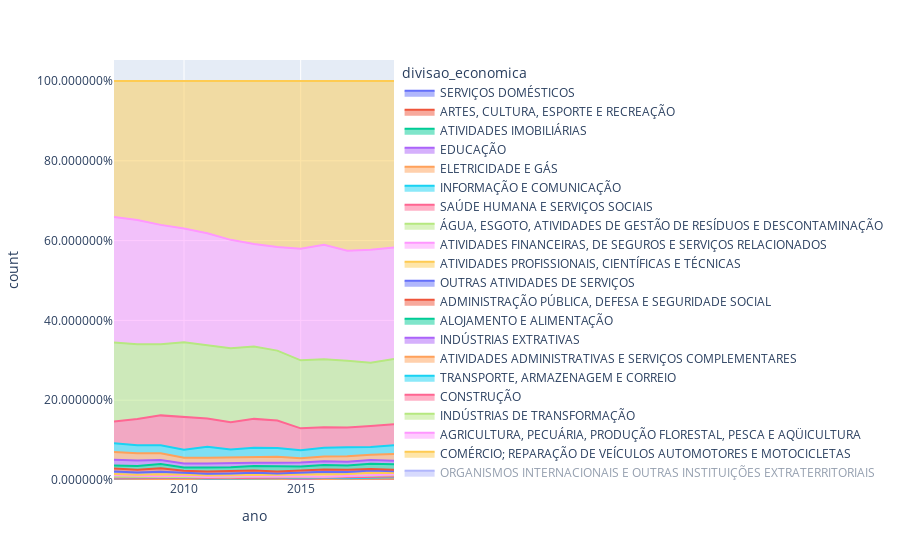

Here is the notebook cell this chart was saved with:
### Code cell
fig = px.area(dd, x="ano", y="count", color="divisao_economica", groupnorm='fraction')
fig.update_layout(yaxis_tickformat='%') 
fig.show()

### Figure 1 — Plotly figure (JSON) as saved in the notebook; plotly's stock layout.template omitted (floating-point values rounded to 4 significant figures)
{"data": [{"groupnorm": "fraction", "hovertemplate": "divisao_economica=SERVIÇOS DOMÉSTICOS<br>ano=%{x}<br>count=%{y}<extra></extra>", "legendgroup": "SERVIÇOS DOMÉSTICOS", "line": {"color": "#636efa"}, "mode": "lines", "name": "SERVIÇOS DOMÉSTICOS", "orientation": "v", "showlegend": true, "stackgroup": "1", "type": "scatter", "visible": true, "x": [2007, 2009, 2010, 2014, 2015, 2016], "xaxis": "x", "y": [1, 1, 1, 1, 1, 1], "yaxis": "y"}, {"groupnorm": "fraction", "hovertemplate": "divisao_economica=ARTES, CULTURA, ESPORTE E RECREAÇÃO<br>ano=%{x}<br>count=%{y}<extra></extra>", "legendgroup": "ARTES, CULTURA, ESPORTE E RECREAÇÃO", "line": {"color": "#EF553B"}, "mode": "lines", "name": "ARTES, CULTURA, ESPORTE E RECREAÇÃO", "orientation": "v", "showlegend": true, "stackgroup": "1", "type": "scatter", "x": [2007, 2008, 2009, 2010, 2011, 2012, 2013, 2014, 2015, 2016, 2017, 2018, 2019], "xaxis": "x", "y": [2, 2, 3, 5, 2, 4, 3, 3, 4, 3, 6, 7, 6], "yaxis": "y"}, {"groupnorm": "fraction", "hovertemplate": "divisao_economica=ATIVIDADES IMOBILIÁRIAS<br>ano=%{x}<br>count=%{y}<extra></extra>", "legendgroup": "ATIVIDADES IMOBILIÁRIAS", "line": {"color": "#00cc96"}, "mode": "lines", "name": "ATIVIDADES IMOBILIÁRIAS", "orientation": "v", "showlegend": true, "stackgroup": "1", "type": "scatter", "x": [2007, 2008, 2009, 2010, 2013, 2015, 2016, 2018, 2019], "xaxis": "x", "y": [3, 3, 1, 1, 1, 4, 1, 1, 1], "yaxis": "y"}, {"groupnorm": "fraction", "hovertemplate": "divisao_economica=EDUCAÇÃO<br>ano=%{x}<br>count=%{y}<extra></extra>", "legendgroup": "EDUCAÇÃO", "line": {"color": "#ab63fa"}, "mode": "lines", "name": "EDUCAÇÃO", "orientation": "v", "showlegend": true, "stackgroup": "1", "type": "scatter", "x": [2007, 2008, 2009, 2010, 2011, 2012, 2013, 2014, 2015, 2016, 2017, 2018, 2019], "xaxis": "x", "y": [5, 5, 4, 5, 6, 3, 8, 5, 9, 5, 7, 8, 8], "yaxis": "y"}, {"groupnorm": "fraction", "hovertemplate": "divisao_economica=ELETRICIDADE E GÁS<br>ano=%{x}<br>count=%{y}<extra></extra>", "legendgroup": "ELETRICIDADE E GÁS", "line": {"color": "#FFA15A"}, "mode": "lines", "name": "ELETRICIDADE E GÁS", "orientation": "v", "showlegend": true, "stackgroup": "1", "type": "scatter", "x": [2007, 2008, 2009, 2010, 2011, 2012, 2013, 2014, 2015, 2016, 2017, 2018, 2019], "xaxis": "x", "y": [6, 7, 10, 9, 3, 3, 5, 3, 6, 5, 2, 2, 2], "yaxis": "y"}, {"groupnorm": "fraction", "hovertemplate": "divisao_economica=INFORMAÇÃO E COMUNICAÇÃO<br>ano=%{x}<br>count=%{y}<extra></extra>", "legendgroup": "INFORMAÇÃO E COMUNICAÇÃO", "line": {"color": "#19d3f3"}, "mode": "lines", "name": "INFORMAÇÃO E COMUNICAÇÃO", "orientation": "v", "showlegend": true, "stackgroup": "1", "type": "scatter", "x": [2007, 2008, 2009, 2010, 2011, 2012, 2013, 2014, 2015, 2016, 2017, 2018, 2019], "xaxis": "x", "y": [6, 8, 8, 9, 6, 8, 8, 11, 10, 10, 9, 15, 22], "yaxis": "y"}, {"groupnorm": "fraction", "hovertemplate": "divisao_economica=SAÚDE HUMANA E SERVIÇOS SOCIAIS<br>ano=%{x}<br>count=%{y}<extra></extra>", "legendgroup": "SAÚDE HUMANA E SERVIÇOS SOCIAIS", "line": {"color": "#FF6692"}, "mode": "lines", "name": "SAÚDE HUMANA E SERVIÇOS SOCIAIS", "orientation": "v", "showlegend": true, "stackgroup": "1", "type": "scatter", "x": [2007, 2008, 2009, 2010, 2011, 2012, 2013, 2014, 2015, 2016, 2017, 2018, 2019], "xaxis": "x", "y": [8, 7, 8, 5, 6, 6, 9, 9, 6, 8, 13, 12, 11], "yaxis": "y"}, {"groupnorm": "fraction", "hovertemplate": "divisao_economica=ÁGUA, ESGOTO, ATIVIDADES DE GESTÃO DE RESÍDUOS E DESCONTAMINAÇÃO<br>ano=%{x}<br>count=%{y}<extra></extra>", "legendgroup": "ÁGUA, ESGOTO, ATIVIDADES DE GESTÃO DE RESÍDUOS E DESCONTAMINAÇÃO", "line": {"color": "#B6E880"}, "mode": "lines", "name": "ÁGUA, ESGOTO, ATIVIDADES DE GESTÃO DE RESÍDUOS E DESCONTAMINAÇÃO", "orientation": "v", "showlegend": true, "stackgroup": "1", "type": "scatter", "x": [2007, 2008, 2009, 2010, 2011, 2012, 2013, 2014, 2015, 2016, 2017, 2018, 2019], "xaxis": "x", "y": [13, 10, 12, 11, 11, 13, 13, 11, 8, 8, 15, 12, 17], "yaxis": "y"}, {"groupnorm": "fraction", "hovertemplate": "divisao_economica=ATIVIDADES FINANCEIRAS, DE SEGUROS E SERVIÇOS RELACIONADOS<br>ano=%{x}<br>count=%{y}<extra></extra>", "legendgroup": "ATIVIDADES FINANCEIRAS, DE SEGUROS E SERVIÇOS RELACIONADOS", "line": {"color": "#FF97FF"}, "mode": "lines", "name": "ATIVIDADES FINANCEIRAS, DE SEGUROS E SERVIÇOS RELACIONADOS", "orientation": "v", "showlegend": true, "stackgroup": "1", "type": "scatter", "x": [2007, 2008, 2009, 2010, 2011, 2012, 2013, 2014, 2015, 2016, 2017, 2018, 2019], "xaxis": "x", "y": [19, 12, 6, 12, 9, 13, 5, 5, 2, 5, 7, 11, 11], "yaxis": "y"}, {"groupnorm": "fraction", "hovertemplate": "divisao_economica=ATIVIDADES PROFISSIONAIS, CIENTÍFICAS E TÉCNICAS<br>ano=%{x}<br>count=%{y}<extra></extra>", "legendgroup": "ATIVIDADES PROFISSIONAIS, CIENTÍFICAS E TÉCNICAS", "line": {"color": "#FECB52"}, "mode": "lines", "name": "ATIVIDADES PROFISSIONAIS, CIENTÍFICAS E TÉCNICAS", "orientation": "v", "showlegend": true, "stackgroup": "1", "type": "scatter", "x": [2007, 2008, 2009, 2010, 2011, 2012, 2013, 2014, 2015, 2016, 2017, 2018, 2019], "xaxis": "x", "y": [19, 19, 26, 19, 21, 18, 21, 24, 27, 34, 23, 33, 19], "yaxis": "y"}, {"groupnorm": "fraction", "hovertemplate": "divisao_economica=OUTRAS ATIVIDADES DE SERVIÇOS<br>ano=%{x}<br>count=%{y}<extra></extra>", "legendgroup": "OUTRAS ATIVIDADES DE SERVIÇOS", "line": {"color": "#636efa"}, "mode": "lines", "name": "OUTRAS ATIVIDADES DE SERVIÇOS", "orientation": "v", "showlegend": true, "stackgroup": "1", "type": "scatter", "visible": true, "x": [2007, 2008, 2009, 2010, 2011, 2012, 2013, 2014, 2015, 2016, 2017, 2018, 2019], "xaxis": "x", "y": [34, 31, 35, 22, 21, 21, 26, 20, 26, 34, 28, 32, 23], "yaxis": "y"}, {"groupnorm": "fraction", "hovertemplate": "divisao_economica=ADMINISTRAÇÃO PÚBLICA, DEFESA E SEGURIDADE SOCIAL<br>ano=%{x}<br>count=%{y}<extra></extra>", "legendgroup": "ADMINISTRAÇÃO PÚBLICA, DEFESA E SEGURIDADE SOCIAL", "line": {"color": "#EF553B"}, "mode": "lines", "name": "ADMINISTRAÇÃO PÚBLICA, DEFESA E SEGURIDADE SOCIAL", "orientation": "v", "showlegend": true, "stackgroup": "1", "type": "scatter", "x": [2007, 2008, 2009, 2010, 2011, 2012, 2013, 2014, 2015, 2016, 2017, 2018, 2019], "xaxis": "x", "y": [39, 35, 46, 30, 32, 35, 32, 25, 27, 32, 34, 20, 23], "yaxis": "y"}, {"groupnorm": "fraction", "hovertemplate": "divisao_economica=ALOJAMENTO E ALIMENTAÇÃO<br>ano=%{x}<br>count=%{y}<extra></extra>", "legendgroup": "ALOJAMENTO E ALIMENTAÇÃO", "line": {"color": "#00cc96"}, "mode": "lines", "name": "ALOJAMENTO E ALIMENTAÇÃO", "orientation": "v", "showlegend": true, "stackgroup": "1", "type": "scatter", "x": [2007, 2008, 2009, 2010, 2011, 2012, 2013, 2014, 2015, 2016, 2017, 2018, 2019], "xaxis": "x", "y": [43, 53, 59, 45, 55, 52, 64, 73, 58, 63, 59, 74, 77], "yaxis": "y"}, {"groupnorm": "fraction", "hovertemplate": "divisao_economica=INDÚSTRIAS EXTRATIVAS<br>ano=%{x}<br>count=%{y}<extra></extra>", "legendgroup": "INDÚSTRIAS EXTRATIVAS", "line": {"color": "#ab63fa"}, "mode": "lines", "name": "INDÚSTRIAS EXTRATIVAS", "orientation": "v", "showlegend": true, "stackgroup": "1", "type": "scatter", "x": [2007, 2008, 2009, 2010, 2011, 2012, 2013, 2014, 2015, 2016, 2017, 2018, 2019], "xaxis": "x", "y": [76, 75, 54, 52, 58, 62, 45, 50, 55, 51, 52, 52, 46], "yaxis": "y"}, {"groupnorm": "fraction", "hovertemplate": "divisao_economica=ATIVIDADES ADMINISTRATIVAS E SERVIÇOS COMPLEMENTARES<br>ano=%{x}<br>count=%{y}<extra></extra>", "legendgroup": "ATIVIDADES ADMINISTRATIVAS E SERVIÇOS COMPLEMENTARES", "line": {"color": "#FFA15A"}, "mode": "lines", "name": "ATIVIDADES ADMINISTRATIVAS E SERVIÇOS COMPLEMENTARES", "orientation": "v", "showlegend": true, "stackgroup": "1", "type": "scatter", "x": [2007, 2008, 2009, 2010, 2011, 2012, 2013, 2014, 2015, 2016, 2017, 2018, 2019], "xaxis": "x", "y": [107, 99, 94, 80, 78, 71, 73, 83, 60, 67, 77, 74, 97], "yaxis": "y"}, {"groupnorm": "fraction", "hovertemplate": "divisao_economica=TRANSPORTE, ARMAZENAGEM E CORREIO<br>ano=%{x}<br>count=%{y}<extra></extra>", "legendgroup": "TRANSPORTE, ARMAZENAGEM E CORREIO", "line": {"color": "#19d3f3"}, "mode": "lines", "name": "TRANSPORTE, ARMAZENAGEM E CORREIO", "orientation": "v", "showlegend": true, "stackgroup": "1", "type": "scatter", "x": [2007, 2008, 2009, 2010, 2011, 2012, 2013, 2014, 2015, 2016, 2017, 2018, 2019], "xaxis": "x", "y": [119, 107, 109, 111, 155, 113, 135, 122, 110, 119, 122, 106, 119], "yaxis": "y"}, {"groupnorm": "fraction", "hovertemplate": "divisao_economica=CONSTRUÇÃO<br>ano=%{x}<br>count=%{y}<extra></extra>", "legendgroup": "CONSTRUÇÃO", "line": {"color": "#FF6692"}, "mode": "lines", "name": "CONSTRUÇÃO", "orientation": "v", "showlegend": true, "stackgroup": "1", "type": "scatter", "x": [2007, 2008, 2009, 2010, 2011, 2012, 2013, 2014, 2015, 2016, 2017, 2018, 2019], "xaxis": "x", "y": [295, 360, 411, 457, 391, 377, 401, 381, 305, 288, 277, 293, 292], "yaxis": "y"}, {"groupnorm": "fraction", "hovertemplate": "divisao_economica=INDÚSTRIAS DE TRANSFORMAÇÃO<br>ano=%{x}<br>count=%{y}<extra></extra>", "legendgroup": "INDÚSTRIAS DE TRANSFORMAÇÃO", "line": {"color": "#B6E880"}, "mode": "lines", "name": "INDÚSTRIAS DE TRANSFORMAÇÃO", "orientation": "v", "showlegend": true, "stackgroup": "1", "type": "scatter", "x": [2007, 2008, 2009, 2010, 2011, 2012, 2013, 2014, 2015, 2016, 2017, 2018, 2019], "xaxis": "x", "y": [1072, 1021, 977, 1024, 1016, 1028, 1006, 973, 945, 943, 927, 880, 907], "yaxis": "y"}, {"groupnorm": "fraction", "hovertemplate": "divisao_economica=AGRICULTURA, PECUÁRIA, PRODUÇÃO FLORESTAL, PESCA E AQÜICULTURA<br>ano=%{x}<br>count=%{y}<extra></extra>", "legendgroup": "AGRICULTURA, PECUÁRIA, PRODUÇÃO FLORESTAL, PESCA E AQÜICULTURA", "line": {"color": "#FF97FF"}, "mode": "lines", "name": "AGRICULTURA, PECUÁRIA, PRODUÇÃO FLORESTAL, PESCA E AQÜICULTURA", "orientation": "v", "showlegend": true, "stackgroup": "1", "type": "scatter", "x": [2007, 2008, 2009, 2010, 2011, 2012, 2013, 2014, 2015, 2016, 2017, 2018, 2019], "xaxis": "x", "y": [1703, 1697, 1638, 1568, 1553, 1500, 1424, 1439, 1550, 1590, 1533, 1573, 1550], "yaxis": "y"}, {"groupnorm": "fraction", "hovertemplate": "divisao_economica=COMÉRCIO; REPARAÇÃO DE VEÍCULOS AUTOMOTORES E MOTOCICLETAS<br>ano=%{x}<br>count=%{y}<extra></extra>", "legendgroup": "COMÉRCIO; REPARAÇÃO DE VEÍCULOS AUTOMOTORES E MOTOCICLETAS", "line": {"color": "#FECB52"}, "mode": "lines", "name": "COMÉRCIO; REPARAÇÃO DE VEÍCULOS AUTOMOTORES E MOTOCICLETAS", "orientation": "v", "showlegend": true, "stackgroup": "1", "type": "scatter", "x": [2007, 2008, 2009, 2010, 2011, 2012, 2013, 2014, 2015, 2016, 2017, 2018, 2019], "xaxis": "x", "y": [1847, 1897, 1975, 2035, 2114, 2201, 2263, 2309, 2331, 2272, 2360, 2346, 2313], "yaxis": "y"}, {"groupnorm": "fraction", "hovertemplate": "divisao_economica=ORGANISMOS INTERNACIONAIS E OUTRAS INSTITUIÇÕES EXTRATERRITORIAIS<br>ano=%{x}<br>count=%{y}<extra></extra>", "legendgroup": "ORGANISMOS INTERNACIONAIS E OUTRAS INSTITUIÇÕES EXTRATERRITORIAIS", "line": {"color": "#636efa"}, "mode": "lines", "name": "ORGANISMOS INTERNACIONAIS E OUTRAS INSTITUIÇÕES EXTRATERRITORIAIS", "orientation": "v", "showlegend": true, "stackgroup": "1", "type": "scatter", "visible": "legendonly", "x": [2008, 2009, 2014, 2015, 2017], "xaxis": "x", "y": [1, 1, 1, 1, 1], "yaxis": "y"}], "layout": {"autosize": true, "legend": {"title": {"text": "divisao_economica"}, "tracegroupgap": 0}, "margin": {"t": 60}, "xaxis": {"anchor": "y", "autorange": true, "domain": [0, 1], "range": [2007, 2019], "title": {"text": "ano"}, "type": "linear"}, "yaxis": {"anchor": "x", "autorange": true, "domain": [0, 1], "range": [0, 1.053], "tickformat": "%", "title": {"text": "count"}, "type": "linear"}}}
